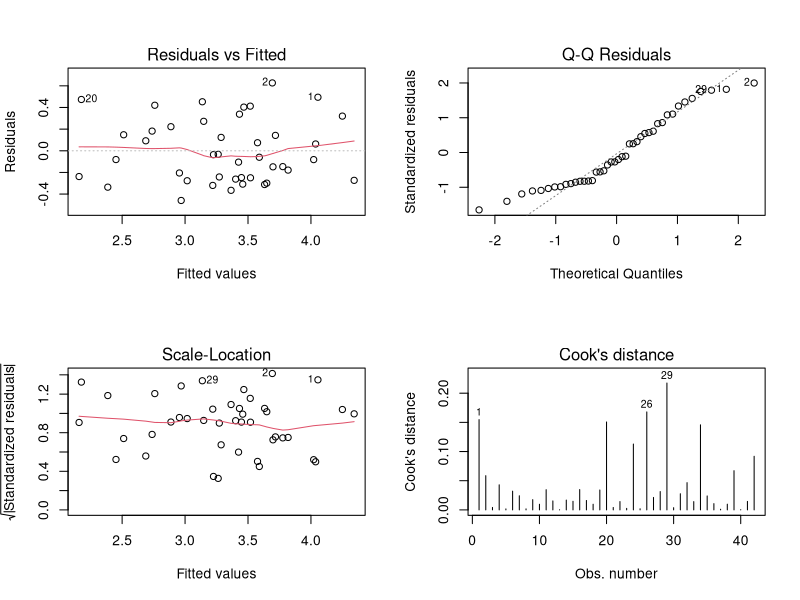

The R source for this figure: (Note: this script raises an error after producing the figure.)
## ---- chunk 1
knitr::opts_chunk$set(echo = TRUE)
set.seed(333)
library(lme4)
library(Matrix)
library(carData)
options(digits=3)
## ---- chunk 2
fruitfly_data=read.table(file="fruitflies.txt",header=TRUE)
## ---- chunk 3
birthweight_data=read.csv(file="Birthweight.csv",header=TRUE)

## ---- chunk 4
# Assuming birthweight_data is your dataset
summary(birthweight_data)

# Fit a linear model
TJ_BW <- lm(Birthweight ~ Length + Headcirc + Gestation + mage + mnocig + mheight + mppwt + fage + fedyrs + fnocig + fheight, data=birthweight_data)

# Plot diagnostics for influential points
par(mfrow=c(2,2))
plot(TJ_BW, which=1:4) # Plots for residuals, leverage, etc.
round(cooks.distance(TJ_BW),2)


## ---- chunk 5
predictors <- birthweight_data[, c("Length", "Headcirc", "Gestation", "mage", "mnocig", "mheight", "mppwt", "fage", "fedyrs", "fnocig", "fheight")]
print(cor(predictors))
library(carData)
vif_values <- vif(TJ_BW)
print(vif_values)
## ---- chunk 6
summary(TJ_BW)
TJ_BW_reduced <- step(TJ_BW, direction = "backward")
summary(TJ_BW_reduced)
## ---- chunk 7
plot(TJ_BW_reduced, which = 1)

qqnorm(residuals(TJ_BW_reduced))
qqline(residuals(TJ_BW_reduced))
shapiro.test(residuals(TJ_BW_reduced))
## ---- chunk 8
# Calculate the average values for the predictors
avg_data <- data.frame(
  Length = mean(birthweight_data$Length, na.rm = TRUE),
  Headcirc = mean(birthweight_data$Headcirc, na.rm = TRUE),
  Gestation = mean(birthweight_data$Gestation, na.rm = TRUE),
  mage = mean(birthweight_data$mage, na.rm = TRUE),
  mppwt = mean(birthweight_data$mppwt, na.rm = TRUE),
  fheight = mean(birthweight_data$fheight, na.rm = TRUE)
)

# Assuming your model is named 'TJ_BW_reduced' and is already fitted with the correct formula
# Predict the Birthweight for the average values with 95% confidence interval
confidence_interval <- predict(TJ_BW_reduced, newdata = avg_data, interval = "confidence", level = 0.95)

# Predict the Birthweight for the average values with 95% prediction interval
prediction_interval <- predict(TJ_BW_reduced, newdata = avg_data, interval = "prediction", level = 0.95)

# View the results
confidence_interval
prediction_interval
## ---- chunk 9
library(glmnet)
set.seed(3)
x=as.matrix(birthweight_data[,-3]) #remove the response variable
y=as.double(as.matrix(birthweight_data[,3])) #only the response variable
train=sample(1:nrow(x),0.67*nrow(x)) # train by using 2/3 of the data
x.train=x[train,]; y.train=y[train] # data to train
x.test=x[-train,]; y.test=y[-train] # data to test the prediction quality
lasso.mod=glmnet(x.train,y.train,alpha=1)
cv.lasso=cv.glmnet(x.train,y.train,alpha=1,type.measure="mse")
plot(lasso.mod,label=T,xvar="lambda") #have a look at the lasso path
plot(cv.lasso) # the best lambda by cross-validation
lambda.min=cv.lasso$lambda.min; lambda.1se=cv.lasso$lambda.1se
coef(lasso.mod,s=cv.lasso$lambda.1se) #beta’s for the best lambda
y.pred=predict(lasso.mod,s=lambda.1se,newx=x.test) #predict for test
mse.lasso=mean((y.test-y.pred)^2) #mse for the predicted test rows
## ---- chunk 10
awards_data=read.table(file="awards.txt",header=TRUE)
